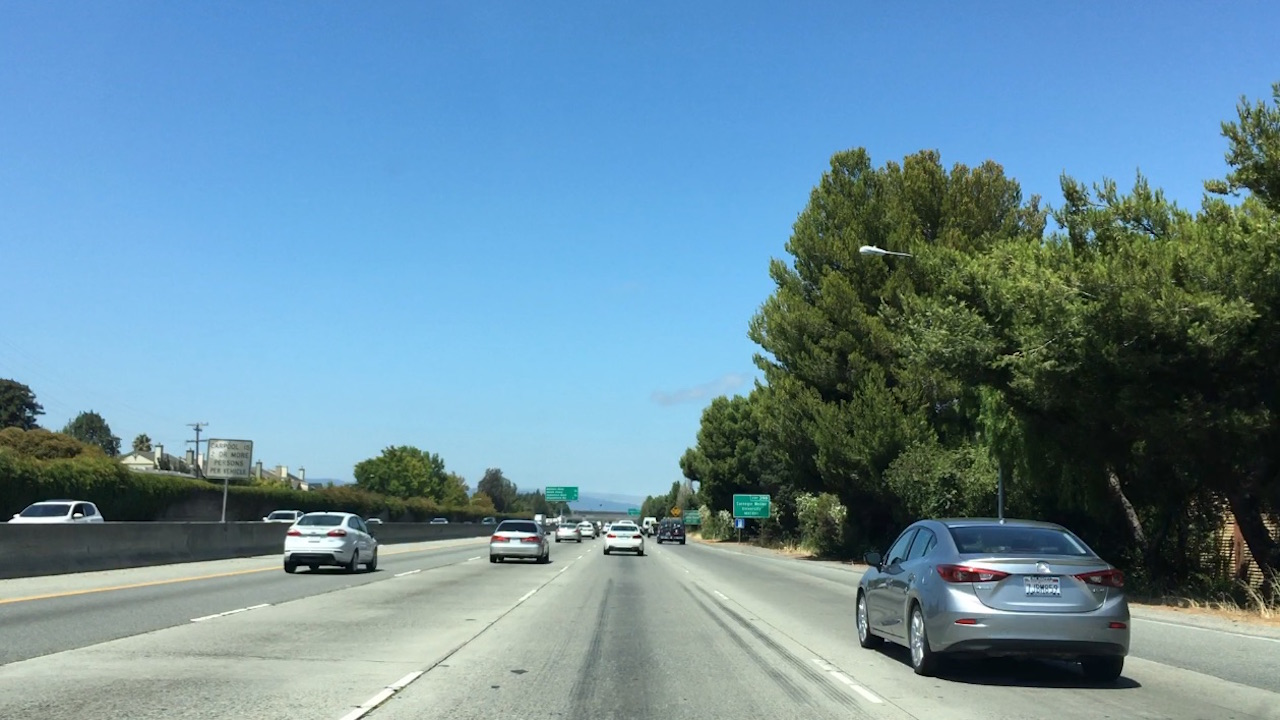
#> input picture test_img/bbox-example-image.jpg, 1280 x 720 px
$ python -i 'lane detection.py'   (imports and definitions only)   (older library calls are emulated)
#> lines starting #> are read from the running program, lines starting #| are printed output that depends on the picture; after the words box and inside, x2 and y2 are one past the last pixel; in counts of white or black regions, pixels touching at a corner belong together
### tracker.py
import numpy as np
import cv2
class tracker():

    def __init__(self, Mywindow_width, Mywindow_height, Mymargin, My_ym = 1, My_xm = 1, Mysmooth_factor = 15):
        self.recent_centers = []
        self.window_width = Mywindow_width
        self.window_height = Mywindow_height
        self.margin = Mymargin
        self.ym_per_pix = My_ym
        self.xm_per_pix = My_xm
        self.smooth_factor = Mysmooth_factor

    def find_window_centroids(self, warped):
        window_width = self.window_width
        window_height = self.window_height
        margin = self.margin

        window_centroids = []
        window = np.ones(window_width)

        l_sum = np.sum(warped[int(3*warped.shape[0]/4):,:int(warped.shape[1]/2)],axis=0)
        l_center = np.argmax(np.convolve(window,l_sum))-window_width/2

        r_sum = np.sum(warped[int(3*warped.shape[0]/4):,int(warped.shape[1]/2):],axis=0)
        r_center = np.argmax(np.convolve(window,r_sum))-window_width/2+int(warped.shape[1]/2)

        window_centroids.append((l_center,r_center))

        for level in range(1,(int)(warped.shape[0]/window_height)):
            image_layer = np.sum(warped[int(warped.shape[0]-(level+1)*window_height):int(warped.shape[0]-level*window_height),:],axis=0)
            conv_signal = np.convolve(window,image_layer)

            offset = window_width/2
            l_min_index = int(max(l_center+offset-margin,0))
            l_max_index = int(min(l_center+offset+margin,warped.shape[1]))
            l_center = np.argmax(conv_signal[l_min_index:l_max_index])+l_min_index-offset

            r_min_index = int(max(r_center+offset-margin,0))
            r_max_index = int(min(r_center+offset+margin,warped.shape[1]))
            r_center = np.argmax(conv_signal[r_min_index:r_max_index])+r_min_index-offset

            window_centroids.append((l_center,r_center))

        self.recent_centers.append(window_centroids)
        return np.average(self.recent_centers[-self.smooth_factor:],axis=0)

### lane detection.py
import numpy as np
import cv2
import pickle
import glob
from tracker import tracker
from moviepy.editor import VideoFileClip
# from IPython.display import HTML
import matplotlib.pyplot as plt

# [1 line not run here, left out]
# [1 line that did not run here, left out]
# [1 line that did not run here, left out]


def abs_sobel_thresh(img, orient='x', sobel_kernel=3, thresh=(0,255)):
    gray = cv2.cvtColor(img, cv2.COLOR_RGB2GRAY)
    if orient == 'x':
        abs_sobel = np.absolute(cv2.Sobel(gray, cv2.CV_64F, 1, 0))
    if orient == 'y':
        abs_sobel = np.absolute(cv2.Sobel(gray, cv2.CV_64F, 0, 1))

    scaled_sobel = np.uint8(255*abs_sobel/np.max(abs_sobel))
    binary_output = np.zeros_like(scaled_sobel)

    binary_output[(scaled_sobel >= thresh[0]) & (scaled_sobel <= thresh[1])] = 1
    return binary_output

# [23 lines left out: functions mag_thresh, dir_threshold, not called in this run]

def color_threshold(image, sthresh=(0,255), vthresh=(0,255), lthresh=(0,255)):
    hls = cv2.cvtColor(image, cv2.COLOR_RGB2HLS)
    s_channel = hls[:,:,2]
    s_binary = np.zeros_like(s_channel)
    s_binary[(s_channel >= sthresh[0]) & (s_channel <= sthresh[1])] = 1

    hsv = cv2.cvtColor(image, cv2.COLOR_RGB2HSV)
    v_channel = hsv[:,:,2]
    v_binary = np.zeros_like(v_channel)
    v_binary[(v_channel >= vthresh[0]) & (v_channel <= vthresh[1])] = 1

    output = np.zeros_like(s_channel)
    output[(s_binary == 1) & (v_binary == 1)] = 1
    return output

def window_mask(width, height, img_ref, center, level):
    output = np.zeros_like(img_ref)
    output[int(img_ref.shape[0] - (level + 1) * height):int(img_ref.shape[0] - level * height),
    max(0, int(center - width / 2)):min(int(center + width / 2), img_ref.shape[1])] = 1
    return output

def process_image(image):

    # img = cv2.undistort(image, mtx, dist, None, mtx)
    img = image


    preprocessImage = np.zeros_like(img[:,:,0])
    gradx = abs_sobel_thresh(img, orient='x', thresh=(12,255))
    grady = abs_sobel_thresh(img, orient='x', thresh=(25,255))
    c_binary = color_threshold(img, sthresh=(100,255),vthresh=(50,255))
    preprocessImage[((gradx==1)&(grady==1)|(c_binary==1))] = 255

    img_size = (img.shape[1], img.shape[0])
    bot_width = .70 #changed from .76
    mid_width = .1 #changed this value - seemed to work a lot better than 0.08
    height_pct = .62
    bottom_trim = .935
    # bottom_trim = .99
    src = np.float32([[img.shape[1]*(.5-mid_width/2),img.shape[0]*height_pct],[img.shape[1]*(.5+mid_width/2),img.shape[0]*height_pct],
                      [img.shape[1]*(.5+bot_width/2),img.shape[0]*bottom_trim],[img.shape[1]*(.5-bot_width/2),img.shape[0]*bottom_trim]])
    offset = img_size[0]*.25
    # offset = img_size[0]
    dst = np.float32([[offset, 0], [img_size[0]-offset, 0],[img_size[0]-offset, img_size[1]],[offset, img_size[1]]])

    M = cv2.getPerspectiveTransform(src, dst)
    Minv = cv2.getPerspectiveTransform(dst, src)
    warped = cv2.warpPerspective(preprocessImage, M, img_size,flags=cv2.INTER_LINEAR)

    window_width = 30
    window_height = 80
    curve_centers = tracker(Mywindow_width=window_width,Mywindow_height=window_height,Mymargin=10,My_ym=10/720,My_xm=4/384,Mysmooth_factor=15)
    window_centroids = curve_centers.find_window_centroids(warped)

    l_points = np.zeros_like(warped)
    r_points = np.zeros_like(warped)

    rightx = []
    leftx = []

    for level in range(0,len(window_centroids)):
        l_mask = window_mask(window_width,window_height,warped,window_centroids[level][0],level)
        r_mask = window_mask(window_width,window_height,warped,window_centroids[level][1],level)

        leftx.append(window_centroids[level][0])
        rightx.append(window_centroids[level][1])

        l_points[(l_points==255)|((l_mask==1))] = 255
        r_points[(r_points==255)|((r_mask==1))] = 255

    template = np.array(r_points+l_points,np.uint8)
    zero_channel = np.zeros_like(template)
    template = np.array(cv2.merge((zero_channel,template,zero_channel)),np.uint8)
    warpage = np.array(cv2.merge((warped,warped,warped)),np.uint8)
    result = cv2.addWeighted(warpage,1,template,0.5,0.0)

    yvals = range(0,warped.shape[0])
    res_yvals = np.arange(warped.shape[0]-(window_height/2),0,-window_height)

    left_fit = np.polyfit(res_yvals,leftx,2)
    left_fitx = left_fit[0]*yvals*yvals + left_fit[1]*yvals + left_fit[2]
    left_fitx = np.array(left_fitx,np.int32)

    right_fit = np.polyfit(res_yvals,rightx,2)
    right_fitx = right_fit[0]*yvals*yvals + right_fit[1]*yvals + right_fit[2]
    right_fitx = np.array(right_fitx,np.int32)

    left_lane = np.array(list(zip(np.concatenate((left_fitx-window_width/2,left_fitx[::-1]+window_width/2),axis=0),np.concatenate((yvals,yvals[::-1]),axis=0))),np.int32)

    right_lane = np.array(list(zip(np.concatenate((right_fitx-window_width/2,right_fitx[::-1]+window_width/2),axis=0),np.concatenate((yvals,yvals[::-1]),axis=0))),np.int32)

    inner_lane = np.array(list(zip(np.concatenate((left_fitx+window_width/2,right_fitx[::-1]+window_width/2),axis=0),np.concatenate((yvals,yvals[::-1]),axis=0))),np.int32)

    road = np.zeros_like(img)
    road_bkg = np.zeros_like(img)
    cv2.fillPoly(road,[left_lane],color=[255,0,0])
    cv2.fillPoly(road,[inner_lane],color=[0,255,0])
    cv2.fillPoly(road,[right_lane],color=[0,0,255])
    cv2.fillPoly(road_bkg,[left_lane],color=[255,255,255])
    cv2.fillPoly(road_bkg,[right_lane],color=[255,255,255])

    road_warped = cv2.warpPerspective(road,Minv,img_size,flags=cv2.INTER_LINEAR)
    road_warped_bkg = cv2.warpPerspective(road_bkg,Minv,img_size,flags=cv2.INTER_LINEAR)

    base = cv2.addWeighted(img, 1.0, road_warped_bkg, -1.0, 0.0)
    result = cv2.addWeighted(base,1.0,road_warped,0.7,0.0)

    #measure pixels in y and x directions
    ym_per_pix = curve_centers.ym_per_pix
    xm_per_pix = curve_centers.xm_per_pix

    curve_fit_cr = np.polyfit(np.array(res_yvals,np.float32)*ym_per_pix,np.array(leftx,np.float32)*xm_per_pix,2)
    curverad = ((1+(2*curve_fit_cr[0]*yvals[-1]*ym_per_pix+curve_fit_cr[1])**2)**1.5)/np.absolute(2*curve_fit_cr[0]) #remember that it's the equation from the lesson (derivatives) - radius of curvature

    camera_center = (left_fitx[-1] + right_fitx[-1])/2
    center_diff = (camera_center-warped.shape[1]/2)*xm_per_pix
    side_pos = 'left'
    if center_diff <= 0:
        side_pos = 'right'

    cv2.putText(result,'Radius of curvature = '+str(round(curverad,3))+'(m)',(50,50),cv2.FONT_HERSHEY_SIMPLEX,1,(255,255,255),2)
    cv2.putText(result,'Vehicle is '+str(abs(round(center_diff,3)))+'m '+side_pos+' of center',(50,100), cv2.FONT_HERSHEY_SIMPLEX,1,(255,255,255),2)

    return result


# [43 lines not run here, left out]


    # clip1 = VideoFileClip(input_vid)
    # video_clip = clip1.fl_image(process_image)
    # video_clip.write_videofile(output_vid, audio=False)

>>> import cv2
>>> picture = cv2.cvtColor(cv2.imread('test_img/bbox-example-image.jpg'), cv2.COLOR_BGR2RGB)
>>> result = process_image(picture)
#> in process_image, `gradx = abs_sobel_thresh(img, orient='x', thresh=(12,255))`:
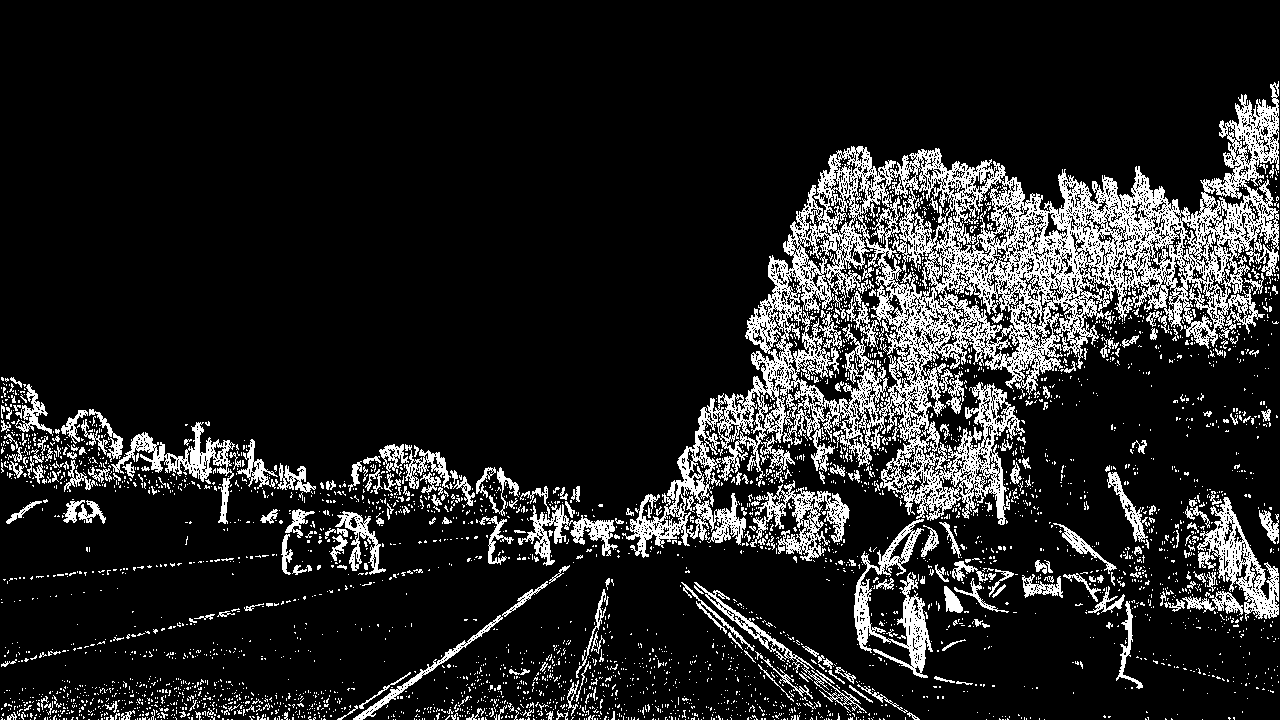
#> gradx: shape (720, 1280); values 0 (black) and 1 (white), 13.8% white in thin lines or dots, all inside (x1, y1, x2, y2) = (1, 81, 1279, 720)
#> in process_image, `cv2.fillPoly(road,[right_lane],color=[0,0,255])`:
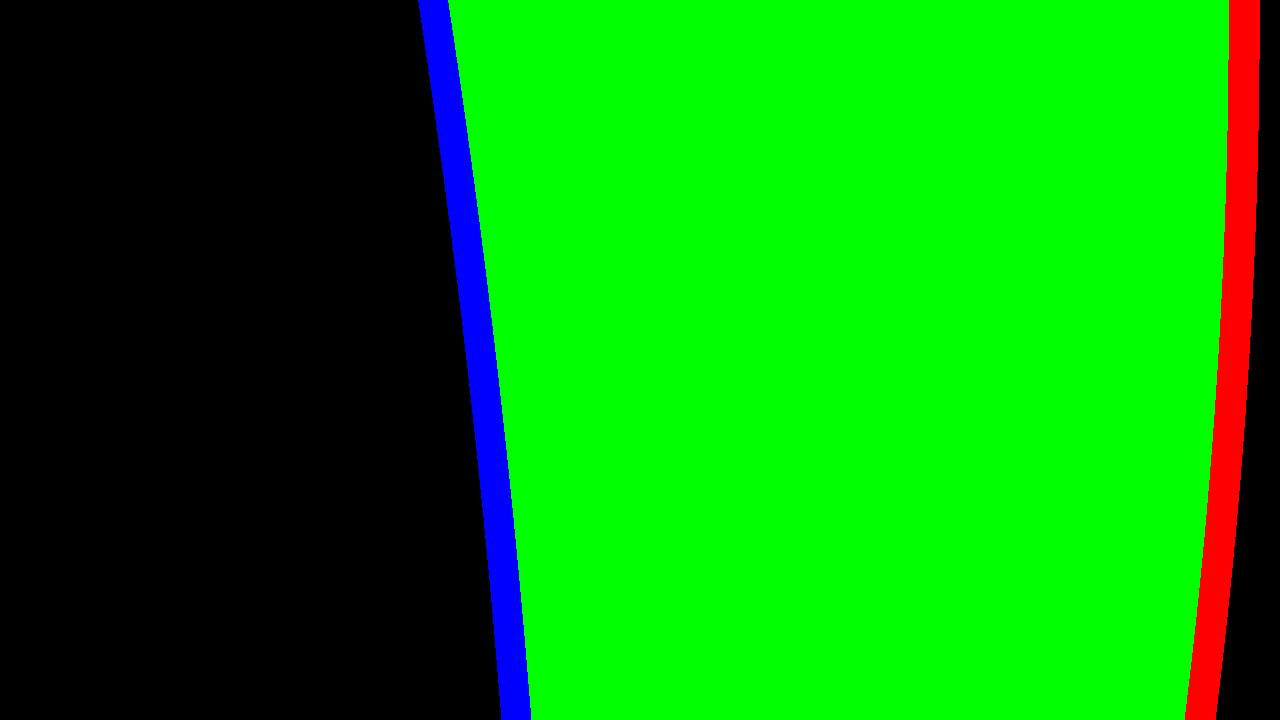
#> road: shape (720, 1280, 3); mean of channels 0, 1, 2 6, 143.5, 6.2; drawn as B, G, R
#> in process_image, `cv2.fillPoly(road_bkg,[right_lane],color=[255,255,255])`:
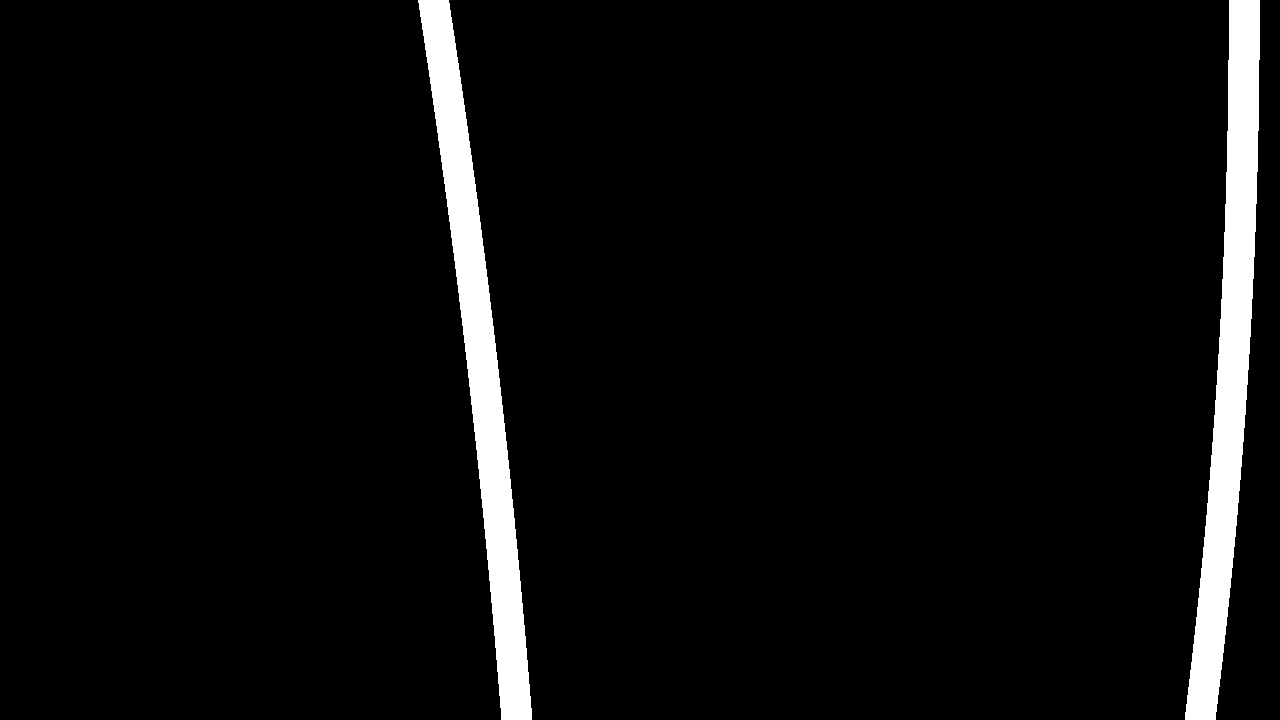
#> road_bkg: shape (720, 1280, 3); 4.8% white; 2 white regions, box (x1, y1, x2, y2) and area: (418, 0, 532, 720) 22320, (1185, 0, 1260, 720) 22320
#> in process_image, `cv2.putText(result,'Vehicle is '+str(abs(round(center_diff,3)))+'m '+s..`:
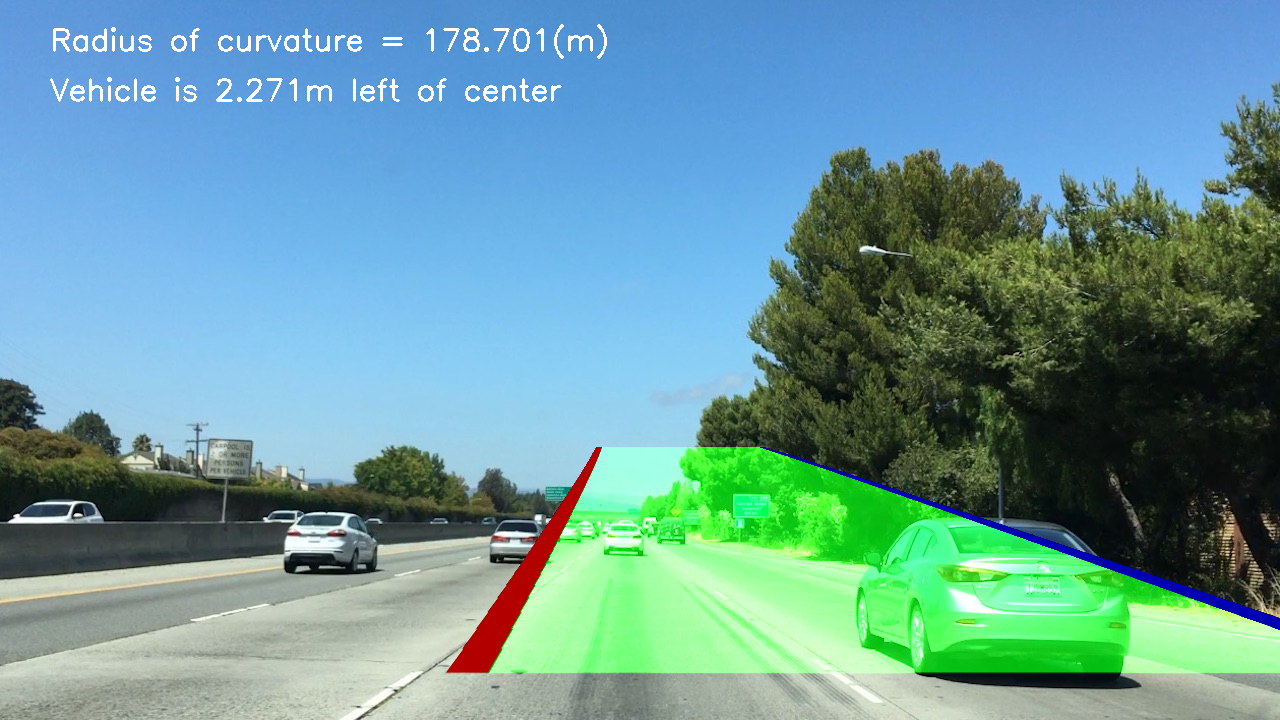
#> result: shape (720, 1280, 3); mean R, G, B 105.9, 154.6, 158.3
